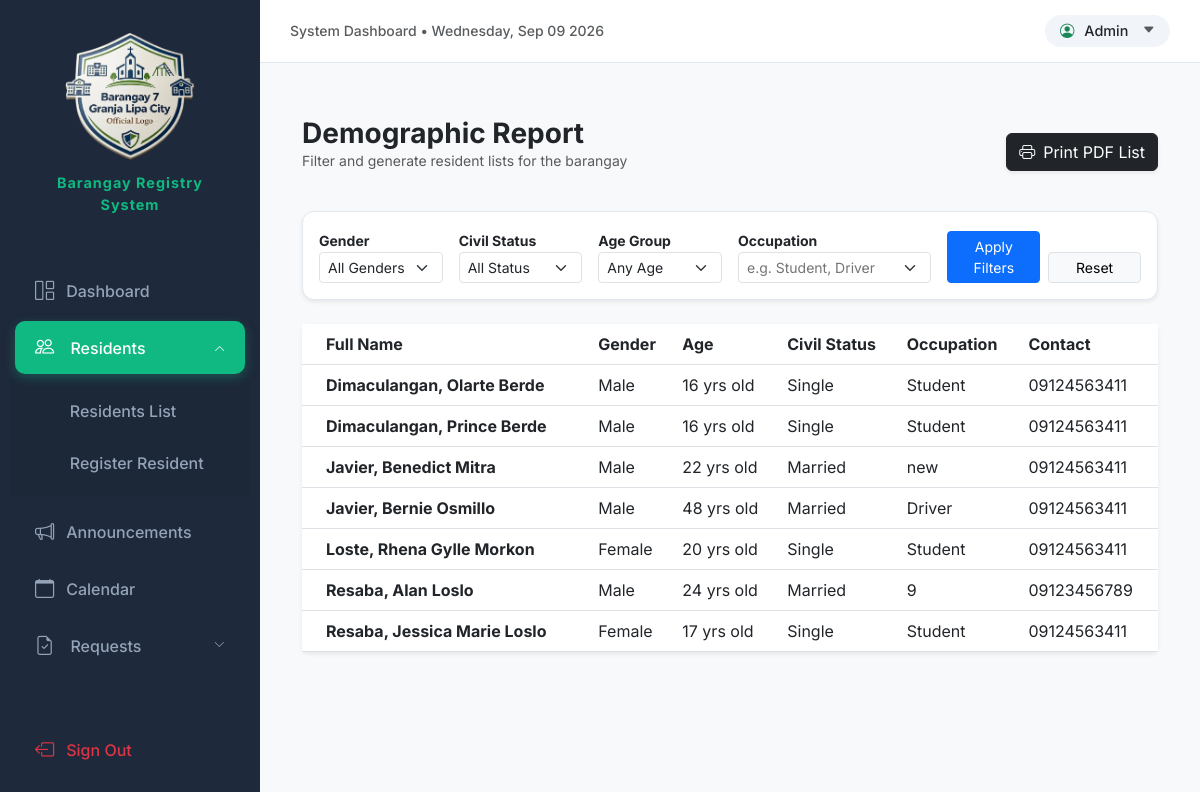
The app's page /admin/report.php (signed in) with its own data.
### tables this page shows
CREATE TABLE `residents` (
  `resident_id` int(11) NOT NULL,
  `first_name` varchar(100) DEFAULT NULL,
  `middle_name` varchar(100) DEFAULT NULL,
  `last_name` varchar(100) DEFAULT NULL,
  `ownership` enum('Home Owner','Boarder','Renter') NOT NULL,
  `present_address` text DEFAULT NULL,
  `address_type` enum('Owner','Boarder') DEFAULT NULL,
  `provincial_address` text DEFAULT NULL,
  `gender` enum('Male','Female') DEFAULT NULL,
  `civil_status` enum('Single','Married','Widowed','Separated') DEFAULT NULL,
  `birthdate` date DEFAULT NULL,
  `birthplace` varchar(255) DEFAULT NULL,
  `height` varchar(10) DEFAULT NULL,
  `weight` varchar(10) DEFAULT NULL,
  `contact_number` varchar(20) DEFAULT NULL,
  `email_address` varchar(100) DEFAULT NULL,
  `religion` varchar(100) DEFAULT NULL,
  `occupation` varchar(100) DEFAULT NULL,
  `house_number` varchar(50) DEFAULT NULL,
  `household_id` int(11) DEFAULT NULL,
  `status` enum('Registered','Not Registered') NOT NULL DEFAULT 'Not Registered',
  `created_at` timestamp NOT NULL DEFAULT current_timestamp()
);

### admin/report.php (the view, shortened to what this page needs)
<?php
include '../includes/header.php';
$filter_occupation = $_GET['occupation'] ?? '';
$where_clauses = ["1=1"];
$where_sql = implode(" AND ", $where_clauses);
$query = "SELECT *,
          TIMESTAMPDIFF(YEAR, birthdate, CURDATE()) AS age
          FROM residents
          WHERE $where_sql
          ORDER BY last_name ASC, first_name ASC";
$result = $conn->query($query);
$residents_data = [];
while($row = $result->fetch_assoc()) {
    $residents_data[] = $row;
}
?>
<div class="container-fluid py-4 no-print">
    <div class="d-flex justify-content-between align-items-center mb-4">
        <div>
            <h3 class="fw-bold mb-0">Demographic Report</h3>
            <p class="text-muted small">Filter and generate resident lists for the barangay</p>
        </div>
        <button onclick="window.print()" class="btn btn-dark shadow-sm">
            <i class="bi bi-printer me-2"></i>Print PDF List
        </button>
    </div>
    <div class="card filter-card shadow-sm mb-4">
        <div class="card-body">
            <form method="GET" class="row g-3">
                <div class="col-md-2">
                    <label class="small fw-bold">Gender</label>
                    <select name="gender" class="form-select form-select-sm">
                        <option value="all">All Genders</option>
                    </select>
                </div>
                <div class="col-md-2">
                    <label class="small fw-bold">Civil Status</label>
                    <select name="civil_status" class="form-select form-select-sm">
                        <option value="all">All Status</option>
                    </select>
                </div>
                <div class="col-md-2">
                    <label class="small fw-bold">Age Group</label>
                    <select name="age_group" class="form-select form-select-sm">
                        <option value="all">Any Age</option>
                    </select>
                </div>
                <div class="col-md-3">
                    <label class="small fw-bold">Occupation</label>
                    <input type="text" name="occupation" class="form-select form-select-sm" value="<?= htmlspecialchars($filter_occupation) ?>" placeholder="e.g. Student, Driver">
                </div>
                <div class="col-md-3 d-flex align-items-end gap-2">
                    <button type="submit" class="btn btn-primary btn-sm w-100">Apply Filters</button>
                    <a href="report.php" class="btn btn-light border btn-sm w-100">Reset</a>
                </div>
            </form>
        </div>
    </div>
    <div class="card border-0 shadow-sm">
        <div class="table-responsive">
            <table class="table align-middle mb-0">
                <thead class="bg-light">
                    <tr>
                        <th class="ps-4">Full Name</th>
                        <th>Gender</th>
                        <th>Age</th>
                        <th>Civil Status</th>
                        <th>Occupation</th>
                        <th>Contact</th>
                    </tr>
                </thead>
                <tbody>
                    <?php foreach($residents_data as $row): ?>
                    <tr>
                        <td class="ps-4 fw-bold">
                            <?= $row['last_name'] ?>, <?= $row['first_name'] ?> <?= $row['middle_name'] ?>
                        </td>
                        <td><?= $row['gender'] ?></td>
                        <td><?= $row['age'] ?> yrs old</td>
                        <td><?= $row['civil_status'] ?></td>
                        <td><?= $row['occupation'] ?></td>
                        <td><?= $row['contact_number'] ?></td>
                    </tr>
                    <?php endforeach; ?>
                </tbody>
            </table>
        </div>
    </div>
</div>
<?php include '../includes/footer.php'; ?>

### assets/css/style.css (style rules this page uses)
:root { --bms-sidebar-width: 260px; --bms-primary: #10b981; --bms-dark: #1e293b; --bms-hover: #334155; --bms-bg: #f8fafc; --bms-text-muted: #94a3b8; }
body { font-family: 'Inter', sans-serif; background-color: var(--bms-bg); }
body { background-color: #f8f9fa; }

### admin/report.php (style rules this page uses)
.filter-card { background: #fff; border-radius: 12px; border: 1px solid #e2e8f0; }

### records on screen
residents: last_name "Dimaculangan", first_name "Olarte", middle_name "Berde", gender "Male", age "16", civil_status "Single", occupation "Student", contact_number "09124563411"
residents: last_name "Dimaculangan", first_name "Prince", middle_name "Berde", gender "Male", age "16", civil_status "Single", occupation "Student", contact_number "09124563411"
residents: last_name "Javier", first_name "Benedict", middle_name "Mitra", gender "Male", age "22", civil_status "Married", occupation "new", contact_number "09124563411"
residents: last_name "Javier", first_name "Bernie", middle_name "Osmillo", gender "Male", age "48", civil_status "Married", occupation "Driver", contact_number "09124563411"
residents: last_name "Loste", first_name "Rhena Gylle", middle_name "Morkon", gender "Female", age "20", civil_status "Single", occupation "Student", contact_number "09124563411"
residents: last_name "Resaba", first_name "Alan", middle_name "Loslo", gender "Male", age "24", civil_status "Married", occupation "9", contact_number "09123456789"
residents: last_name "Resaba", first_name "Jessica Marie", middle_name "Loslo", gender "Female", age "17", civil_status "Single", occupation "Student", contact_number "09124563411"
